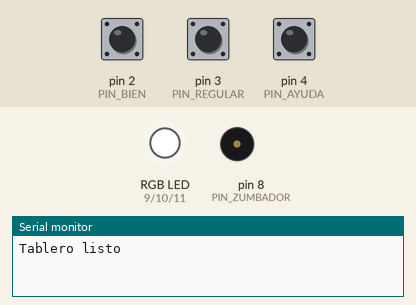
Simulated run of this sketch. Board: Arduino Uno, built with avr-gcc and run on an emulated ATmega328P. Shown: an RGB LED mixed from three pins (HIGH = lit), buzzer (waves = sounding, pin HIGH), the last lines printed to the serial monitor. The inputs (shaded band) are chosen by the test bench; at power-on: pin 2 (PIN_BIEN) HIGH, pin 3 (PIN_REGULAR) HIGH, pin 4 (PIN_AYUDA) HIGH.

Above: at 1.2 s.
1.3 s: pin 2 (PIN_BIEN) pulled LOW for 0.15 s
At 2.1 s:
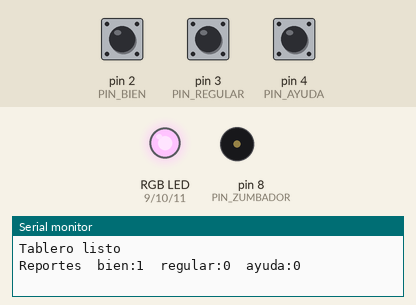
4.4 s: pin 3 (PIN_REGULAR) pulled LOW for 0.15 s
At 5.7 s:
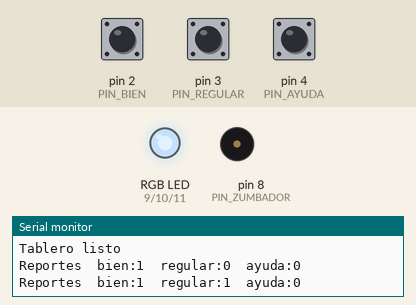
7.5 s: pin 4 (PIN_AYUDA) pulled LOW for 0.15 s
At 7.57 s:
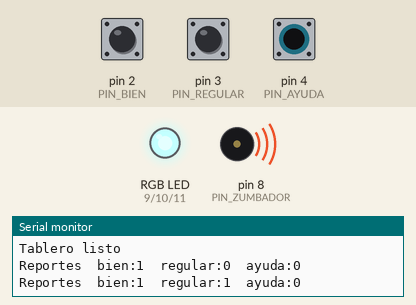
10.6 s: pin 2 (PIN_BIEN) pulled LOW for 1 s
At 10.67 s:
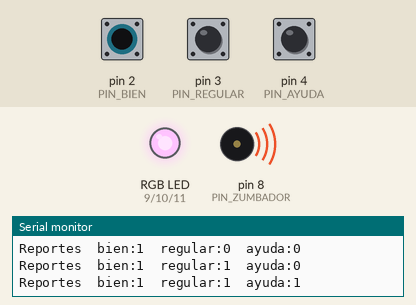
Timing chart, 0 to 14.1 s (numbered marks = the images above; inputs shaded):
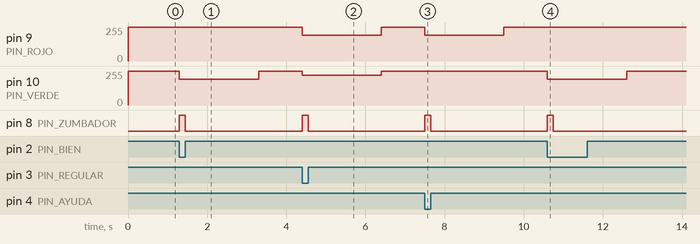

The sketch:

c06-p1-tablero.ino
```cpp
// Tablero de Convivencia - Kit 6, proyecto 1
#include "convivencia.h"

// 1. Parametros que puede cambiar el docente
const bool MODO_DEMO = false;  // true: aviso largo para mostrar
const bool ANODO_COMUN = true;  // Hipotesis del proveedor: comprobar el LED
const bool BUZZER_ACTIVO_ALTO = true;  // Comprobar al recibir el modulo
const unsigned long AVISO_MS = MODO_DEMO ? 1200 : 150;
const unsigned long COLOR_MS = MODO_DEMO ? 5000 : 2000;
const int BRILLO = MODO_DEMO ? 255 : 60;

// 2. Pines
const int PIN_BIEN = 2;
const int PIN_REGULAR = 3;
const int PIN_AYUDA = 4;
const int BOTONES[3] = {PIN_BIEN, PIN_REGULAR, PIN_AYUDA};
const int PIN_ROJO = 9;
const int PIN_VERDE = 10;
const int PIN_AZUL = 11;
const int PIN_ZUMBADOR = 8;

int conteo[3] = {0, 0, 0};
unsigned long finColor = 0;

void mostrar(Color c) {
  analogWrite(PIN_ROJO, ANODO_COMUN ? 255 - c.rojo : c.rojo);
  analogWrite(PIN_VERDE, ANODO_COMUN ? 255 - c.verde : c.verde);
  analogWrite(PIN_AZUL, ANODO_COMUN ? 255 - c.azul : c.azul);
}

void setup() {
  Serial.begin(9600);
  for (int i = 0; i < 3; i++) pinMode(BOTONES[i], INPUT_PULLUP);
  digitalWrite(PIN_ZUMBADOR, BUZZER_ACTIVO_ALTO ? LOW : HIGH);
  pinMode(PIN_ZUMBADOR, OUTPUT);
  mostrar({0, 0, 0});
  Serial.println("Tablero listo");
}

int botonOprimido() {
  for (int i = 0; i < 3; i++) {
    if (digitalRead(BOTONES[i]) == LOW) return i;
  }
  return -1;
}

void loop() {
  // 3. Leer el boton y mostrar el color
  int boton = botonOprimido();
  if (boton >= 0) {
    conteo[boton]++;
    mostrar(colorParaEstado(estadoDesdeBoton(boton), BRILLO));
    finColor = millis() + COLOR_MS;

    // 4. Mismo aviso para cualquier boton
    digitalWrite(PIN_ZUMBADOR, BUZZER_ACTIVO_ALTO ? HIGH : LOW);
    delay(AVISO_MS);
    digitalWrite(PIN_ZUMBADOR, BUZZER_ACTIVO_ALTO ? LOW : HIGH);
    Serial.print("Reportes  bien:");
    Serial.print(conteo[0]);
    Serial.print("  regular:");
    Serial.print(conteo[1]);
    Serial.print("  ayuda:");
    Serial.println(conteo[2]);

    // 5. Esperar a que suelte el boton (un toque = un reporte)
    while (digitalRead(BOTONES[boton]) == LOW) delay(10);
    delay(250);
  }
  if (finColor > 0 && millis() > finColor) {
    mostrar({0, 0, 0});
    finColor = 0;
  }
}
```

convivencia.cpp
```cpp
#include "convivencia.h"

Estado estadoDesdeBoton(int boton) {
  switch (boton) {
    case 0: return Estado::BIEN;
    case 1: return Estado::REGULAR;
    case 2: return Estado::AYUDA;
    default: return Estado::NINGUNO;
  }
}

Color colorParaEstado(Estado estado, int brillo) {
  switch (estado) {
    case Estado::BIEN:    return {0, brillo, 0};           // verde
    case Estado::REGULAR: return {brillo, brillo / 2, 0};  // amarillo
    case Estado::AYUDA:   return {brillo, 0, 0};           // rojo
    default:              return {0, 0, 0};                // apagado
  }
}
```

convivencia.h
```cpp
#ifndef CONVIVENCIA_H
#define CONVIVENCIA_H

// Lo que el estudiante reporta con cada boton.
enum class Estado { BIEN, REGULAR, AYUDA, NINGUNO };

struct Color {
  int rojo;
  int verde;
  int azul;
};

// Boton presionado (0, 1, 2) o -1 si ninguno -> estado.
Estado estadoDesdeBoton(int boton);

// Color del panel para cada estado, con el brillo indicado (0-255).
// El sonido es el MISMO para todos: nadie sabe que boton se oprimio.
Color colorParaEstado(Estado estado, int brillo);

#endif
```

Measured:
- after the input at 1.3 s, pin 10 (PIN_VERDE): 255/255 → 195/255 at once, → 255/255 2.0 s later; pin 8 (PIN_ZUMBADOR): LOW → HIGH at once, → LOW 0.15 s later
- after the input at 4.4 s, pin 9 (PIN_ROJO): 255/255 → 195/255 at once, → 255/255 2.0 s later; pin 10 (PIN_VERDE): 255/255 → 225/255 at once, → 255/255 2.0 s later; pin 8 (PIN_ZUMBADOR): LOW → HIGH at once, → LOW 0.15 s later
- after the input at 7.5 s, pin 9 (PIN_ROJO): 255/255 → 195/255 at once, → 255/255 2.0 s later; pin 8 (PIN_ZUMBADOR): LOW → HIGH at once, → LOW 0.15 s later
- after the input at 10.6 s, pin 10 (PIN_VERDE): 255/255 → 195/255 at once, → 255/255 2.0 s later; pin 8 (PIN_ZUMBADOR): LOW → HIGH at once, → LOW 0.15 s later
